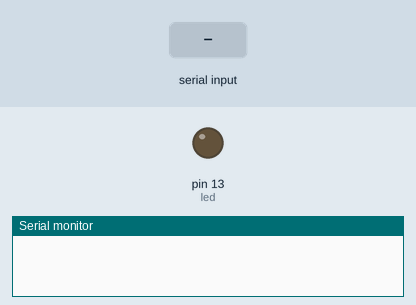
This sketch was run on a simulated Arduino Uno, built with avr-gcc and run on an emulated ATmega328P. Shown: output pins drawn as LEDs (lit = HIGH), the last lines printed to the serial monitor. Dashed ring = blinking. The inputs (shaded band) are chosen by the test bench.

Above: at 1.2 s.
1.3 s: "b" received over Serial
At 1.55 s:
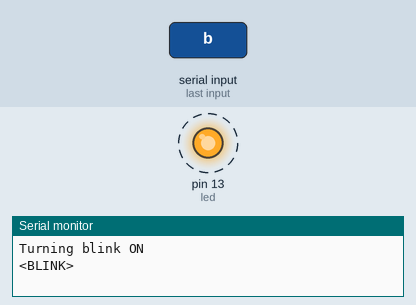
4.3 s: byte 32 (32) received over Serial
At 4.9 s:
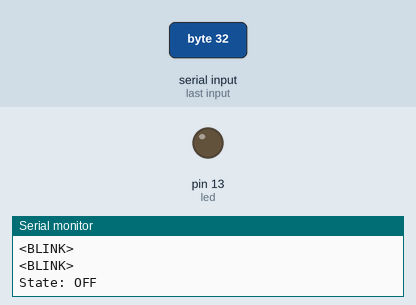
5.8 s: "z" received over Serial
At 6.1 s:
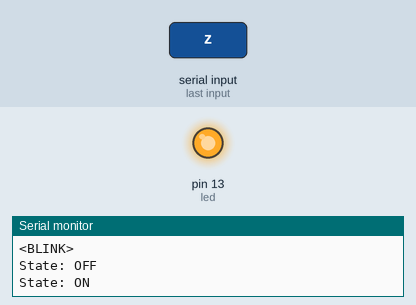
7.3 s: "x" received over Serial
At 8.4 s:
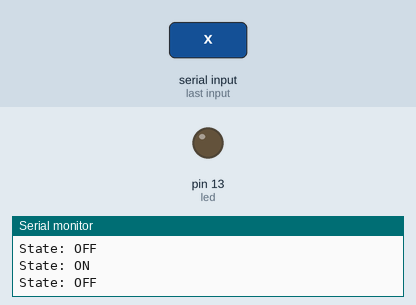
Timing chart, 0 to 9.8 s (numbered marks = the images above; inputs shaded):
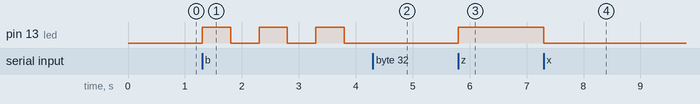

The sketch:

Blink_OnOff_usb.ino
```cpp
//===================================================
// Turn LED on/off via commands from USB
//---------------------------------------------------
//  space = TOGGLE
//      z = ON
//      x = OFF
//      b = BLINK
//      r = REBOOT
//===================================================

#define DEBUG
#define LED_ON_BOARD 0
#define ON  1
#define OFF 0

//----------------------------------------------------
// Pin 13 has an LED connected on most Arduino boards.
// give it a name:
//----------------------------------------------------
int led = 13;

//----------------------------------------------------
// Define some variables
//----------------------------------------------------
int USB = 0;
int state = 0;
int blink = 0;
int intervall = 500;
int lastmillis = 0;

void LEDblink() {
    int now = millis();
    if( now - lastmillis >= intervall ) {
      state = !state;
      lastmillis = now;
      Serial.println("<BLINK>");
      digitalWrite(led, state);
#if LED_ON_BOARD
      Serial.print("State: ");
      Serial.println(state?"ON":"OFF");
#endif
    }
}


void software_Reboot()
{
  USB = 0;
  state = 0;
  blink = 0;
  Serial.print("Rebooting in 2 seconds...");

  delay(1500);

  Serial.println(" now");

  delay(500);

}

void PrintHELP()
{
  Serial.println("--------------------------------------");
  Serial.println("Turn LED on/off via commands from USB");
  Serial.println("    space = TOGGLE");
  Serial.println("        z = ON");
  Serial.println("        x = OFF");
  Serial.println("        b = BLINK");
  Serial.println("      any = HELP (this)");
  Serial.println("--------------------------------------");
}

//----------------------------------------------------
// the setup routine runs once when you press reset:
//----------------------------------------------------
void setup() {
  // initialize the digital pin as an output.
  pinMode(led, OUTPUT);

  Serial.begin(9600);


}

//-----------------------------------------------------
// the loop routine runs over and over again forever:
//-----------------------------------------------------
void loop() {

  if( Serial.available() ) {
    USB = Serial.read();

    switch( USB ) {
      case 32:
		//------------------------------
		// TOGGLE (space)
		//------------------------------
                blink = OFF;
                state = !state;
                digitalWrite(led, state==0?LOW:HIGH);
#if defined DEBUG
                Serial.print("State: ");
                Serial.println(state?"ON":"OFF");
#endif
                break;

      case 122:
		//------------------------------
		// ON (z)
		//------------------------------
                blink = OFF;
                if( state != 1 ) {
                  digitalWrite(led, HIGH);
#if defined DEBUG
                  Serial.println("State: ON");
#endif
                }
                state = 1;

                break;
      case 120:
		//------------------------------
		// OFF (x)
		//------------------------------
                blink = OFF;
                if( state != 0 ) {
                  digitalWrite(led, LOW);
#if defined DEBUG
                  Serial.println("State: OFF");
#endif
                }
                state = 0;
                break;
       case 98:
		//------------------------------
		// BLINK (b)
		//------------------------------
#if defined DEBUG
		Serial.println("Turning blink ON");
#endif
                blink = ON;
                break;
        case 114:
                software_Reboot();
                break;
        default:
                PrintHELP();
                break;
     }
  }
  //------------------------------
  // Blink
  //------------------------------
  if( blink == ON ) {
	LEDblink();
  }
}
```

Measured:
- after the input at 1.3 s, pin 13 (led): alternates HIGH for 0.50 s and LOW for 0.50 s, starting at once
- after the input at 4.3 s, pin 13 (led): stays LOW (without the input it goes to HIGH after 0.00 s)
- after the input at 5.8 s, pin 13 (led): LOW → HIGH at once
- after the input at 7.3 s, pin 13 (led): HIGH → LOW at once
